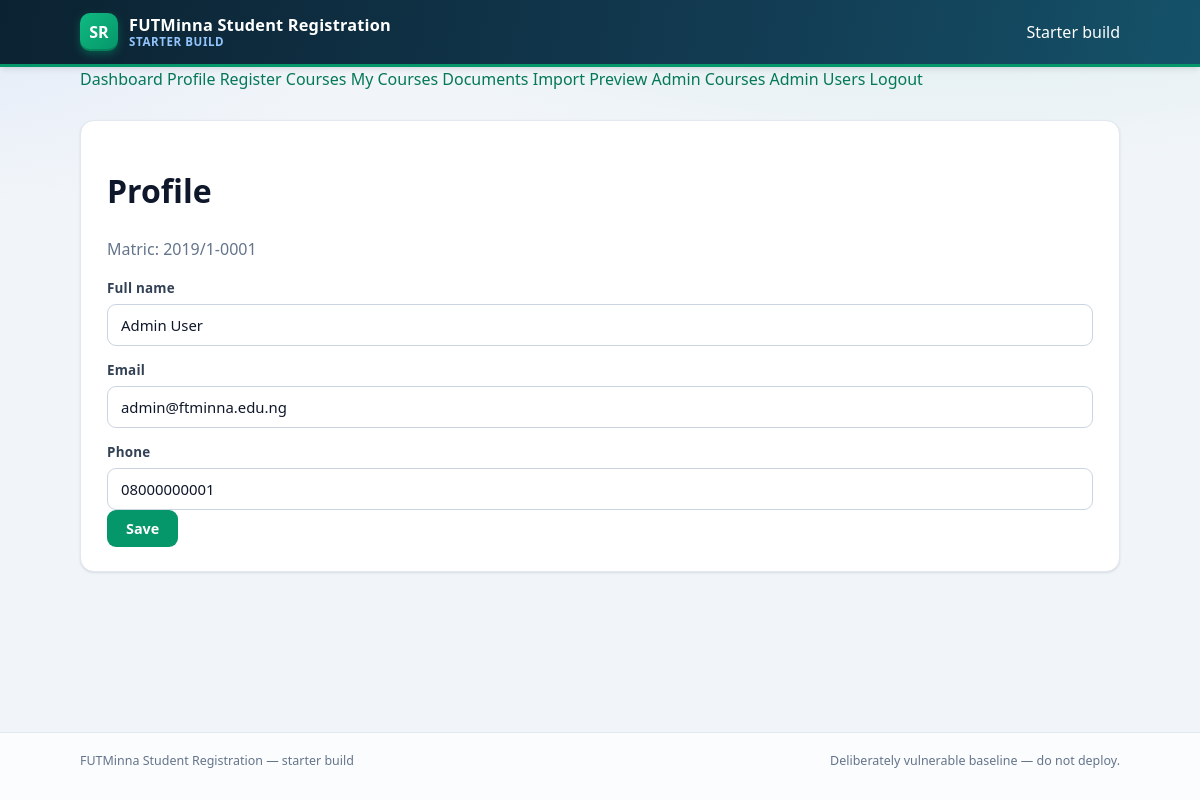
The app's page /vulnerable/public/profile.php (signed in) with its own data.
### tables this page shows
CREATE TABLE IF NOT EXISTS users (
    id            INT UNSIGNED AUTO_INCREMENT PRIMARY KEY,
    matric_no     VARCHAR(20)  NOT NULL UNIQUE,
    full_name     VARCHAR(100) NOT NULL,
    email         VARCHAR(254) NOT NULL UNIQUE,
    password_hash VARCHAR(255) NOT NULL,
    role          ENUM('student','admin') NOT NULL DEFAULT 'student',
    phone         VARCHAR(20)  NULL,
    failed_attempts INT UNSIGNED NOT NULL DEFAULT 0,
    locked_until  DATETIME NULL,
    created_at    DATETIME NOT NULL DEFAULT CURRENT_TIMESTAMP,
    updated_at    DATETIME NOT NULL DEFAULT CURRENT_TIMESTAMP ON UPDATE CURRENT_TIMESTAMP
);

### vulnerable/src/config.php (called while the page is built, shortened)
<?php
$DB_HOST = getenv('DB_HOST') ?: 'db';
$DB_NAME = getenv('DB_NAME') ?: 'student_reg_vuln';
$DB_USER = getenv('DB_USER') ?: 'app';
$DB_PASS = getenv('DB_PASSWORD') ?: getenv('MYSQL_PASSWORD') ?: 'CHANGE_ME_app';
$conn = mysqli_connect($DB_HOST, $DB_USER, $DB_PASS, $DB_NAME);
mysqli_set_charset($conn, 'utf8mb4');
function current_user(): ?array
{
    global $conn;
    $id = $_SESSION['user_id'];
    $r = mysqli_query($conn, "SELECT * FROM users WHERE id = $id LIMIT 1");
    if ($r && ($row = mysqli_fetch_assoc($r))) {
        return $row;
    }
    return null;
}
function require_login(): array
{
    $u = current_user();
    return $u;
}

### vulnerable/public/profile.php (the view, shortened to what this page needs)
<?php
require __DIR__ . '/../src/config.php';
$user = require_login();
require __DIR__ . '/includes/header.php';
?>
<div class="card">
  <h1>Profile</h1>
  <p class="muted">Matric: <?= $user['matric_no'] ?></p>
  <form method="post" action="profile.php">
    <label>Full name</label>
    <input type="text" name="full_name" value="<?= $_POST['full_name'] ?? $user['full_name'] ?>">
    <label>Email</label>
    <input type="text" name="email" value="<?= $_POST['email'] ?? $user['email'] ?>">
    <label>Phone</label>
    <input type="text" name="phone" value="<?= $_POST['phone'] ?? $user['phone'] ?>">
    <button type="submit">Save</button>
  </form>
</div>
<?php require __DIR__ . '/includes/footer.php'; ?>

### app/public/assets/style.css (style rules this page uses)
:root { --bg: #f1f5f9; --surface: #ffffff; --border: #e2e8f0; --border-soft: #eef2f7; --text: #0f172a; --muted: #64748b; --primary: #059669; --primary-dark:#047857; --primary-soft:#ecfdf5; --ink: #0b2231; --ink-soft: #123b52; --danger: #dc2626; --danger-soft: #fef2f2; --warning: #d97706; --warning-soft:#fffbeb; --info: #2563eb; --info-soft: #eff6ff; --radius: 14px; --radius-sm: 9px; --shadow-sm: 0 1px 2px rgba(15,23,42,.05), 0 1px 3px rgba(15,23,42,.06); --shadow-md: 0 4px 6px -1px rgba(15,23,42,.08), 0 2px 4px -2px rgba(15,23,42,.05); --shadow-lg: 0 12px 24px -8px rgba(15,23,42,.18); }
* { box-sizing: border-box; }
html { -webkit-text-size-adjust: 100%; }
body { margin: 0; font-family: "Segoe UI", system-ui, -apple-system, Roboto, "Helvetica Neue", Arial, sans-serif; color: var(--text); background: radial-gradient(1200px 420px at 80% -10%, rgba(5,150,105,.10), transparent 60%), radial-gradient(900px 380px at -10% 0%, rgba(37,99,235,.08), transparent 55%), var(--bg); line-height: 1.55; min-height: 100vh; display: flex; flex-direction: column; }
.card { background: var(--surface); border: 1px solid var(--border); border-radius: var(--radius); box-shadow: var(--shadow-sm); padding: 24px 26px; margin-bottom: 22px; }
.btn, button { display: inline-flex; align-items: center; justify-content: center; gap: 8px; background: var(--primary); color: #fff; border: 1px solid transparent; border-radius: var(--radius-sm); padding: 9px 18px; font-size: .9rem; font-weight: 600; font-family: inherit; cursor: pointer; transition: all .15s ease; text-decoration: none; line-height: 1.2; }
label { display: block; margin: 14px 0 5px; font-weight: 600; font-size: .84rem; color: #334155; letter-spacing: .2px; }
input[type=text], input[type=email], input[type=password], input[type=number], input[type=url], input[type=tel], textarea, select { width: 100%; padding: 10px 13px; border: 1px solid #cbd5e1; border-radius: var(--radius-sm); font-size: .93rem; font-family: inherit; color: var(--text); background: #fff; transition: border-color .15s ease, box-shadow .15s ease; }
.muted { color: var(--muted); }

### records on screen
users: matric_no "2019/1-0001", full_name "Admin User", email "admin@ftminna.edu.ng", phone "08000000001"
